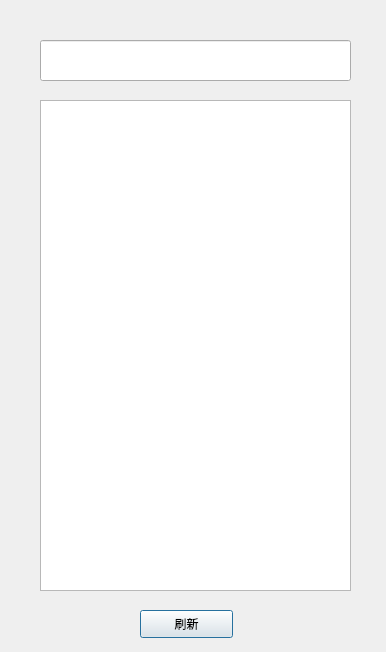
<?xml version="1.0" encoding="UTF-8"?>
<ui version="4.0">
 <class>OnlineUserlist</class>
 <widget class="QDialog" name="OnlineUserlist">
  <property name="geometry">
   <rect>
    <x>0</x>
    <y>0</y>
    <width>386</width>
    <height>652</height>
   </rect>
  </property>
  <property name="windowTitle">
   <string>Dialog</string>
  </property>
  <widget class="QLineEdit" name="m_pSearchLineEdit">
   <property name="geometry">
    <rect>
     <x>40</x>
     <y>40</y>
     <width>311</width>
     <height>41</height>
    </rect>
   </property>
  </widget>
  <widget class="QPushButton" name="on_refresh">
   <property name="geometry">
    <rect>
     <x>140</x>
     <y>610</y>
     <width>93</width>
     <height>28</height>
    </rect>
   </property>
   <property name="text">
    <string>刷新</string>
   </property>
  </widget>
  <widget class="QLabel" name="label_UserlistError">
   <property name="geometry">
    <rect>
     <x>40</x>
     <y>10</y>
     <width>291</width>
     <height>21</height>
    </rect>
   </property>
   <property name="text">
    <string/>
   </property>
  </widget>
  <widget class="QListView" name="listView">
   <property name="geometry">
    <rect>
     <x>40</x>
     <y>100</y>
     <width>311</width>
     <height>491</height>
    </rect>
   </property>
  </widget>
 </widget>
 <resources/>
 <connections/>
</ui>
